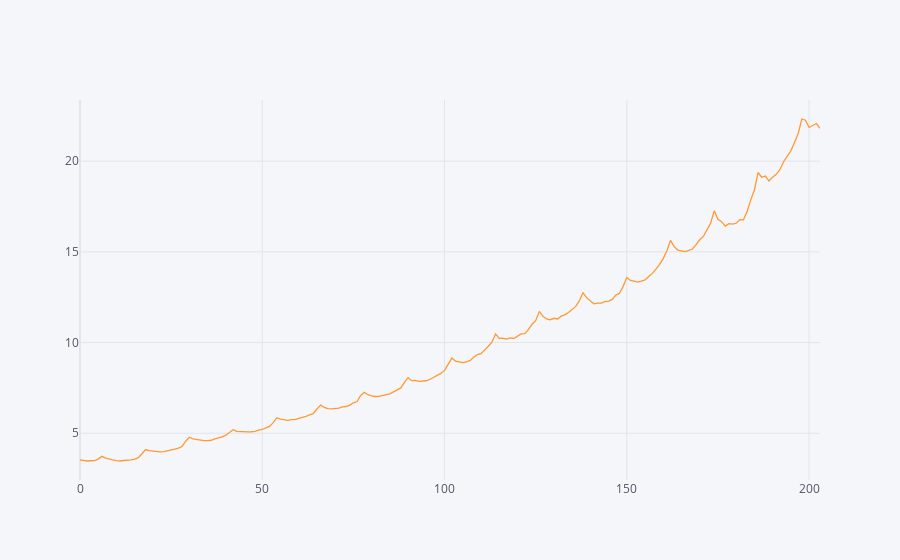

Source (notebook cell):
### Code cell
w=0.1

df_p=df.copy()
for i in range(1,len(df)):
    df_p[i]=(1-w)*df_p[i-1]+w*df[i]
df_p.iplot()

### Figure 1 — Plotly figure (JSON) as saved in the notebook; plotly's stock layout.template omitted (floating-point values rounded to 4 significant figures; data arrays with more than 128 entries replaced by an {"elided": "..."} marker saying what was removed)
{"data": [{"line": {"color": "rgba(255, 153, 51, 1.0)", "dash": "solid", "shape": "linear", "width": 1.3}, "mode": "lines", "name": "value", "text": "", "type": "scatter", "x": {"elided": "204 int values"}, "y": {"elided": "204 float values"}}], "layout": {"legend": {"bgcolor": "#F5F6F9", "font": {"color": "#4D5663"}}, "paper_bgcolor": "#F5F6F9", "plot_bgcolor": "#F5F6F9", "title": {"font": {"color": "#4D5663"}}, "xaxis": {"gridcolor": "#E1E5ED", "showgrid": true, "tickfont": {"color": "#4D5663"}, "title": {"font": {"color": "#4D5663"}, "text": ""}, "zerolinecolor": "#E1E5ED"}, "yaxis": {"gridcolor": "#E1E5ED", "showgrid": true, "tickfont": {"color": "#4D5663"}, "title": {"font": {"color": "#4D5663"}, "text": ""}, "zerolinecolor": "#E1E5ED"}}}
